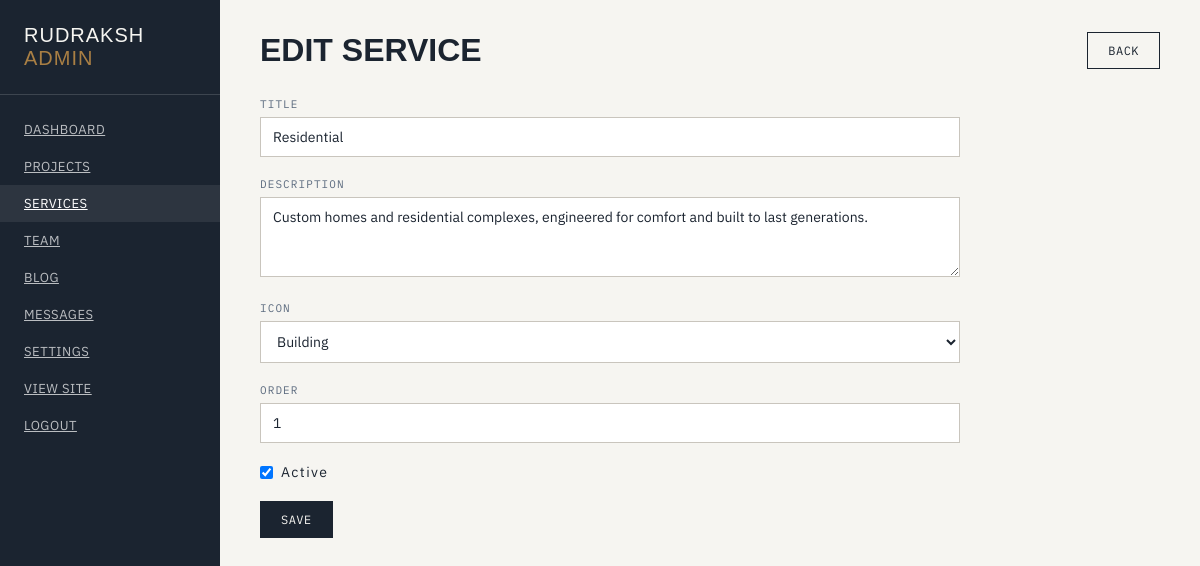
Page /admin/services/edit/1 (signed in) on the committed database.
### app/models.py (models this page shows)
class Service(db.Model):
    id = db.Column(db.Integer, primary_key=True)
    title = db.Column(db.String(200), nullable=False)
    description = db.Column(db.Text, nullable=False)
    icon_name = db.Column(db.String(50), default='building')
    order = db.Column(db.Integer, default=0)
    active = db.Column(db.Boolean, default=True)

### app/routes/admin.py (the view, shortened to what this page needs)
@admin_bp.route('/services/edit/<int:id>', methods=['GET', 'POST'])
@login_required
def service_edit(id):
    service = Service.query.get_or_404(id)
    form = ServiceForm(obj=service)
    return render_template('admin/service_form.html', form=form, service=service)

### app/forms.py
class ServiceForm(FlaskForm):
    title = StringField('Service Title', validators=[DataRequired(), Length(max=200)])
    description = TextAreaField('Description', validators=[DataRequired()])
    icon_name = SelectField('Icon', choices=[
        ('building', 'Building'),
        ('office', 'Office'),
        ('industry', 'Industry'),
        ('structure', 'Structure'),
        ('renovation', 'Renovation'),
        ('management', 'Management')
    ])
    order = IntegerField('Display Order', default=0)
    active = BooleanField('Active', default=True)

### app/models.py (called while the page is built)
@login_manager.user_loader
def load_user(user_id):
    return User.query.get(int(user_id))

    @classmethod
    def get(cls, key, default=''):
        setting = cls.query.filter_by(key=key).first()
        return setting.value if setting else default

### app/templates/admin/service_form.html (shortened to what this page needs)
{% extends "admin/base.html" %}
{% block content %}
<div class="page-header">
  <h1>{% if service %}Edit Service{% else %}New Service{% endif %}</h1>
  <a href="{{ url_for('admin.services') }}" class="btn">Back</a>
</div>
<form method="POST" class="admin-form">
  <div class="field"><label>Title</label>{{ form.title }}</div>
  <div class="field"><label>Description</label>{{ form.description }}</div>
  <div class="field"><label>Icon</label>{{ form.icon_name }}</div>
  <div class="field"><label>Order</label>{{ form.order }}</div>
  <div class="field checkbox"><label>{{ form.active }} Active</label></div>
  <button type="submit" class="btn btn-primary">Save</button>
</form>
{% endblock %}

### app/static/css/admin.css (style rules this page uses)
:root { --ink: #1B2430; --paper: #F6F5F1; --line: #C9C5BD; --brass: #A97F44; --steel: #2E3B4E; --steel-soft: #5C6B7F; --white: #FFFFFF; --red: #c0392b; --green: #27ae60; }
* { margin:0;padding:0;box-sizing:border-box; }
body { font-family: 'IBM Plex Sans', sans-serif; font-size: 15px; color: var(--ink); background: var(--paper); }
.page-header { display: flex; justify-content: space-between; align-items: center; margin-bottom: 28px; flex-wrap: wrap; gap: 16px; }
.page-header h1 { font-family: 'Big Shoulders Display', sans-serif; font-size: 32px; text-transform: uppercase; }
.btn, .btn-primary, .btn-sm { font-family: 'IBM Plex Mono', monospace; font-size: 12px; letter-spacing: 0.04em; text-transform: uppercase; padding: 10px 20px; border: 1px solid var(--ink); display: inline-flex; align-items: center; gap: 8px; cursor: pointer; transition: all .2s ease; text-decoration: none; color: var(--ink); }
.btn-primary { background: var(--ink); color: var(--paper); }
.admin-form { max-width: 700px; }
.admin-form .field { margin-bottom: 20px; }
.admin-form .field label { display: block; font-family: 'IBM Plex Mono', monospace; font-size: 11px; letter-spacing: 0.1em; text-transform: uppercase; color: var(--steel-soft); margin-bottom: 6px; }
.admin-form .field input[type="text"], .admin-form .field input[type="password"], .admin-form .field input[type="email"], .admin-form .field input[type="number"], .admin-form .field textarea, .admin-form .field select { width: 100%; padding: 10px 12px; border: 1px solid var(--line); font-family: 'IBM Plex Sans', sans-serif; font-size: 14px; color: var(--ink); background: var(--white); outline: none; transition: border-color .2s ease; }
.admin-form .field textarea { min-height: 80px;resize:vertical; }
.admin-form .field.checkbox label { display: flex; align-items: center; gap: 8px; cursor: pointer; text-transform: none; font-family: 'IBM Plex Sans', sans-serif; font-size: 14px; color: var(--ink); }
.admin-form .field.checkbox input { width: auto; }

### rows in the picture
Service: title "Residential", description "Custom homes and residential complexes, engineered for comfort and built to last generations.", icon_name "Building", order "1", active "☑"
